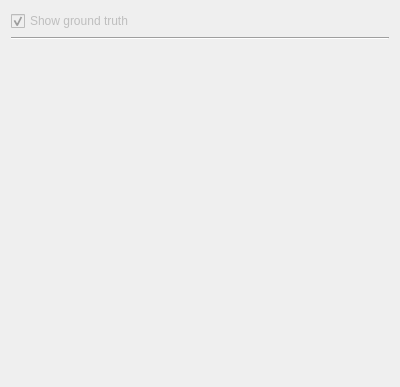
<?xml version="1.0" encoding="UTF-8"?>
<ui version="4.0">
 <class>EvaluatorControl</class>
 <widget class="QWidget" name="EvaluatorControl">
  <property name="geometry">
   <rect>
    <x>0</x>
    <y>0</y>
    <width>400</width>
    <height>387</height>
   </rect>
  </property>
  <property name="windowTitle">
   <string>Form</string>
  </property>
  <layout class="QVBoxLayout" name="verticalLayout">
   <item>
    <layout class="QGridLayout" name="showLayout">
     <item row="0" column="0">
      <widget class="QCheckBox" name="showGroundTruthCheckBox">
       <property name="enabled">
        <bool>false</bool>
       </property>
       <property name="text">
        <string>Show ground truth</string>
       </property>
       <property name="checked">
        <bool>true</bool>
       </property>
      </widget>
     </item>
    </layout>
   </item>
   <item>
    <widget class="Line" name="line_2">
     <property name="orientation">
      <enum>Qt::Horizontal</enum>
     </property>
    </widget>
   </item>
   <item>
    <spacer name="verticalSpacer">
     <property name="orientation">
      <enum>Qt::Vertical</enum>
     </property>
     <property name="sizeHint" stdset="0">
      <size>
       <width>20</width>
       <height>40</height>
      </size>
     </property>
    </spacer>
   </item>
  </layout>
  <action name="testAction">
   <property name="text">
    <string>Test</string>
   </property>
  </action>
 </widget>
 <resources/>
 <connections>
  <connection>
   <sender>showGroundTruthCheckBox</sender>
   <signal>toggled(bool)</signal>
   <receiver>EvaluatorControl</receiver>
   <slot>showGroundTruthToggled(bool)</slot>
   <hints>
    <hint type="sourcelabel">
     <x>199</x>
     <y>75</y>
    </hint>
    <hint type="destinationlabel">
     <x>199</x>
     <y>193</y>
    </hint>
   </hints>
  </connection>
 </connections>
 <slots>
  <slot>showGroundTruthToggled(bool)</slot>
 </slots>
</ui>
